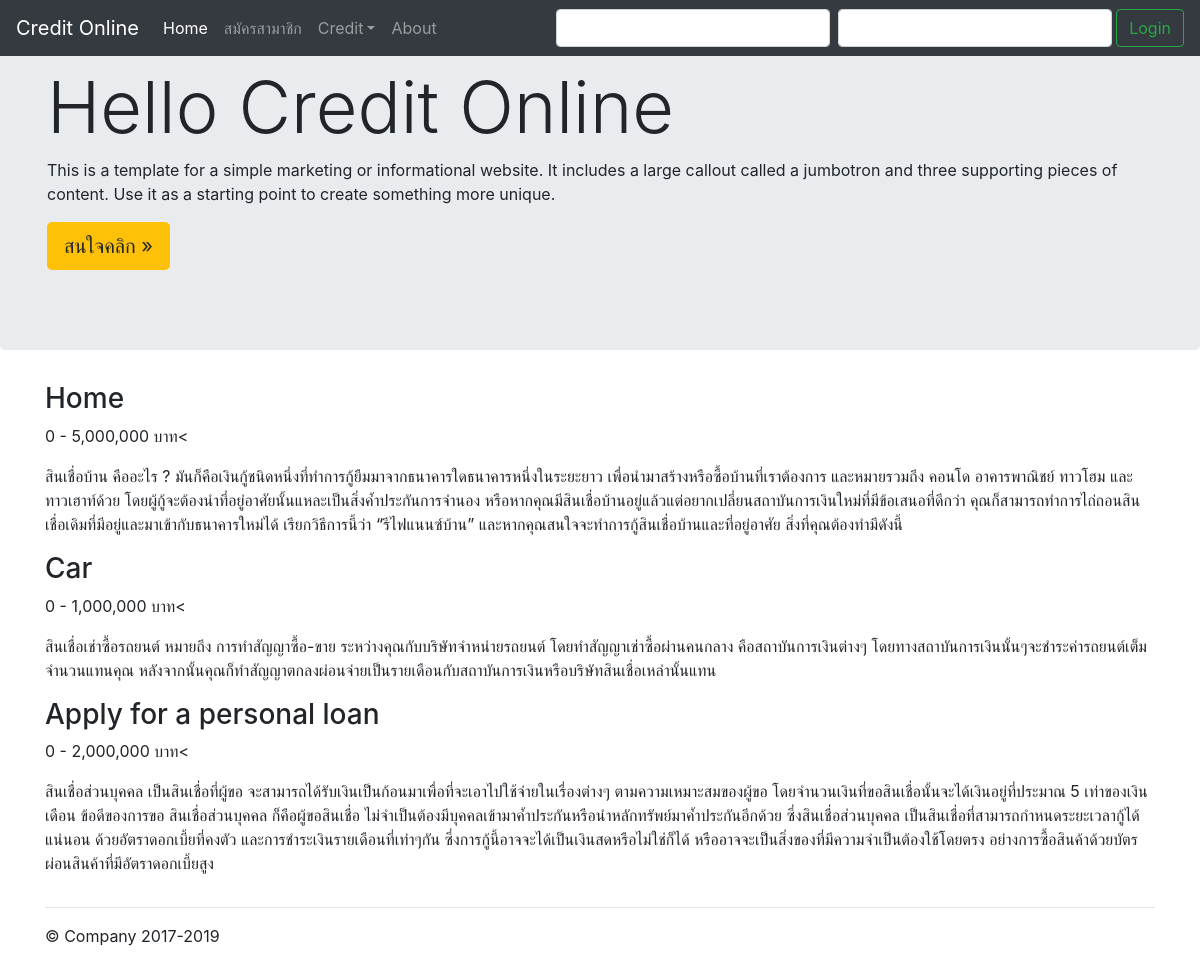
Screenshot of /credithome/ with the database file from the repository.
### project_credit/models.py (models this page shows, shortened)
class credit(models.Model):
	credit_name = models.CharField(max_length=200)
	credit_price = models.CharField(max_length=200)
	credit_detail = models.TextField(null=True, blank=True)

### project_credit/views.py (the view)
# urls.py: path('credithome/', Credit_Home, name='credithome-page')
def Credit_Home(request):
	Credit = credit.objects.all()
	context = {'Credit':Credit}
	return render(request, 'credit_home.html', context)

### project_credit/template/credit_home.html
{% extends 'base.html' %}
{% block content %}
<div class="row">
	{% for mb in Credit %}
    <div class="container">
    	<h3>{{mb.credit_name}}</h3>
    	<p>{{mb.credit_price}}<</p>
    	{% if mb.credit_detail %}
    		<p>{{mb.credit_detail}}</p>
    	{% endif %}
    </div>
    {% endfor %}
</div>
{% endblock content %}

### project_credit/template/base.html (shortened to what this page needs)
<!doctype html>
<html lang="en">
  <head>
<link href="https://getbootstrap.com/docs/4.4/dist/css/bootstrap.min.css" rel="stylesheet">
    <link href="https://getbootstrap.com/docs/4.4/examples/jumbotron/jumbotron.css" rel="stylesheet">
  </head>
  <body>
    <nav class="navbar navbar-expand-md navbar-dark fixed-top bg-dark">
  <a class="navbar-brand" href="{% url 'home-page' %}">Credit Online</a>
  <div class="collapse navbar-collapse" id="navbarsExampleDefault">
    <ul class="navbar-nav mr-auto">
      <li class="nav-item active">
        <a class="nav-link" href="{% url 'home-page' %}">Home <span class="sr-only">(current)</span></a>
      </li>
      <li class="nav-item">
        <a class="nav-link" href="#">สมัครสามาชิก</a>
      <li class="nav-item dropdown">
        <a class="nav-link dropdown-toggle" href="#" id="dropdown01" data-toggle="dropdown" aria-haspopup="true" aria-expanded="false">Credit</a>
      </li>
    </li>
    <li><a class="nav-link" href="{% url 'about-page' %}">About</a>
    </li>
    </ul>
    <form class="form-inline my-2 my-lg-0" action="{% url 'about-page' %}">
      <input class="form-control mr-sm-2" type="text" aria-label="Search">
      <input class="form-control mr-sm-1" type="password" aria-label="Search">
      <button class="btn btn-outline-success my-2 my-sm-0" type="submit">Login</button>
    </form>
  </div>
</nav>
<main role="main">
  <div class="jumbotron">
    <div class="container">
      <h1 class="display-3">Hello Credit Online</h1>
      <p>This is a template for a simple marketing or informational website. It includes a large callout called a jumbotron and three supporting pieces of content. Use it as a starting point to create something more unique.</p>
      <p><a class="btn btn-warning btn-lg" href="#" role="button">สนใจคลิก &raquo;</a></p>
    </div>
  </div>
  <div class="container">
    {% block content %}
    {% endblock content %}
    <hr>
  </div>
</main>
<footer class="container">
  <p>&copy; Company 2017-2019</p>
</footer>
      </body>
</html>

### rows the page displays
credit: credit_name "Home", credit_price "0 - 5,000,000 บาท", credit_detail "สินเชื่อบ้าน คืออะไร ? มันก็คือเงินกู้ชนิดหนึ่งที่ทำการกู้ยืมมาจากธนาคารใดธนาคารหนึ่งในระยะยาว เพื่อนำมาสร้างหรือซื้อบ้านที่เราต้องการ และหมายรวมถึง คอนโด อาคารพาณิชย์ ทาวโฮม และทาวเฮาท์ด้วย โดยผู้กู้จะต้องนำที่อยู่อาศัยนั้นแหละเป็นสิ่งค้ำประกันการจำนอง หรือหากคุณมีสินเชื่อบ้านอยู่แล้วแต่อยากเปลี่ยนสถาบันการเงินใหม่ที่มีข้อเสนอที่ดีกว่า คุณก็สามารถทำการไถ่ถอนสินเชื่อเดิมที่มีอยู่และมาเข้ากับธนาคารใหม่ได้ เรียกวิธีการนี้ว่า “รีไฟแนนซ์บ้าน” และหากคุณสนใจจะทำการกู้สินเชื่อบ้านและที่อยู่อาศัย สิ่งที่คุณต้องทำมีดังนี้"
credit: credit_name "Car", credit_price "0 - 1,000,000 บาท", credit_detail "สินเชื่อเช่าซื้อรถยนต์ หมายถึง การทำสัญญาซื้อ-ขาย ระหว่างคุณกับบริษัทจำหน่ายรถยนต์ โดยทำสัญญาเช่าซื้อผ่านคนกลาง คือสถาบันการเงินต่างๆ โดยทางสถาบันการเงินนั้นๆจะชำระค่ารถยนต์เต็มจำนวนแทนคุณ หลังจากนั้นคุณก็ทำสัญญาตกลงผ่อนจ่ายเป็นรายเดือนกับสถาบันการเงินหรือบริษัทสินเชื่อเหล่านั้นแทน"
credit: credit_name "Apply for a personal loan", credit_price "0 - 2,000,000 บาท", credit_detail "สินเชื่อส่วนบุคคล เป็นสินเชื่อที่ผู้ขอ จะสามารถได้รับเงินเป็นก้อนมาเพื่อที่จะเอาไปใช้จ่ายในเรื่องต่างๆ ตามความเหมาะสมของผู้ขอ โดยจำนวนเงินที่ขอสินเชื่อนั้นจะได้เงินอยู่ที่ประมาณ 5 เท่าของเงินเดือน ข้อดีของการขอ สินเชื่อส่วนบุคคล ก็คือผู้ขอสินเชื่อ ไม่จำเป็นต้องมีบุคคลเข้ามาค้ำประกันหรือนำหลักทรัพย์มาค้ำประกันอีกด้วย ซึ่งสินเชื่อส่วนบุคคล เป็นสินเชื่อที่สามารถกำหนดระยะเวลากู้ได้แน่นอน ด้วยอัตราดอกเบี้ยที่คงตัว และการชำระเงินรายเดือนที่เท่าๆกัน ซึ่งการกู้นี้อาจจะได้เป็นเงินสดหรือไม่ใช่ก็ได้ หรืออาจจะเป็นสิ่งของที่มีความจำเป็นต้องใช้โดยตรง อย่างการซื้อสินค้าด้วยบัตรผ่อนสินค้าที่มีอัตราดอกเบี้ยสูง"
